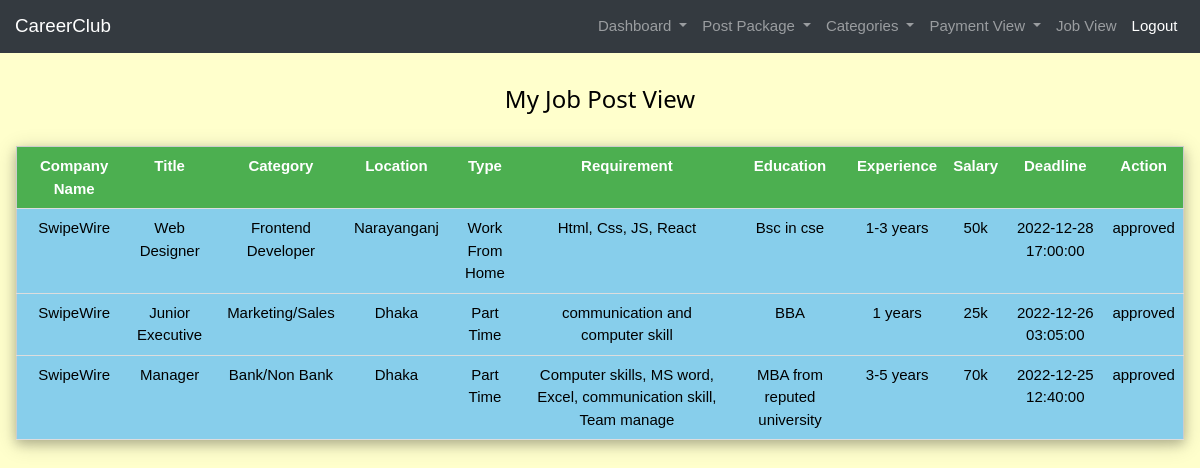
Screenshot of /admin/admin_jobview.php with the database file from the repository.
### tables this page shows
CREATE TABLE `jobpost` (
  `id` varchar(255) NOT NULL,
  `title` varchar(255) DEFAULT NULL,
  `companyname` varchar(255) DEFAULT NULL,
  `categoryid` int(11) DEFAULT NULL,
  `location` varchar(255) DEFAULT NULL,
  `type` varchar(255) DEFAULT NULL,
  `requirement` varchar(255) DEFAULT NULL,
  `experience` varchar(255) DEFAULT NULL,
  `salary` int(11) DEFAULT NULL,
  `employerid` varchar(255) DEFAULT NULL,
  `editlimit` int(11) DEFAULT NULL,
  `status` varchar(255) DEFAULT NULL,
  `education` varchar(255) DEFAULT NULL,
  `deadline` datetime DEFAULT NULL
);

CREATE TABLE `category` (
  `id` int(11) NOT NULL,
  `name` varchar(255) DEFAULT NULL,
  `adminid` varchar(255) DEFAULT NULL
);

### admin/admin_jobview.php (the view, shortened to what this page needs)
<?php
require '../database.php';
?>
<!DOCTYPE html>
<html lang="en">
<head>
   <link rel="stylesheet" href="../css/stylesheet.css">
   <link rel="stylesheet" href="../css/bootstrap.min.css">
    <link rel="stylesheet" href="../css/w3.css">
</head>
<body class="w3-pale-yellow">
<?php
    include 'admin_navbar.php';
    $sql= "SELECT jobpost.id,jobpost.companyname,jobpost.title,jobpost.deadline, jobpost.location,jobpost.education,
          jobpost.type,jobpost.requirement,jobpost.experience,jobpost.salary,jobpost.status ,category.name
          FROM jobpost INNER JOIN category ON jobpost.categoryid = category.id ";
    $result=mysqli_query($connection,$sql);
?>
<br>
<div class="w3-container">
    <h3 style="text-align: center">My Job Post View</h3>
    <br>
    <table class="w3-table-all w3-card-4 w3-centered">
      <tr class="w3-green">
        <th>Company Name</th>
        <th>Title</th>
        <th>Category</th>
        <th>Location</th>
        <th>Type</th>
        <th>Requirement</th>
        <th>Education</th>
        <th>Experience</th>
        <th>Salary</th>
        <th>Deadline</th>
        <th>Action</th>
      </tr>
      <?php while ($row = mysqli_fetch_assoc($result))
      {
      ?>
      <tr class=" w3-light-blue w3-hover-blue-gray">
      <td> <?php echo $row['companyname'] ?></td>
        <td> <?php echo $row['title'] ?></td>
        <td> <?php echo $row['name'] ?></td>
        <td> <?php echo $row['location'] ?></td>
        <td> <?php echo $row['type'] ?></td>
        <td> <?php echo $row['requirement'] ?></td>
        <td> <?php echo $row['education'] ?></td>
        <td> <?php echo $row['experience'] ?></td>
        <td> <?php echo $row['salary'] ?>k</td>
        <td> <?php echo $row['deadline'] ?></td>
        <?php
        if($row['status'] =='pending'){
        ?>
        <td>
          <a class="btn btn-info" href="admin_jobviewprocess.php?jobpostid=<?php echo $row['id']; ?>& approve=approved ">Approve</a>
          <a class="btn btn-danger" href="admin_jobviewprocess.php?jobpostid=<?php echo $row['id']; ?>& reject=rejected ">Reject</a>
        </td>
        <?php }else
        { ?>
        <td> <?php echo $row['status'] ?></td>
        <?php }
      }
      ?>
      </tr>
    </table>
  </div>
</body>
</html>

### admin/admin_navbar.php (shortened to what this page needs)
<nav class="navbar navbar-expand-lg navbar-dark bg-dark">
    <a class="navbar-brand" href="admin_home.php">CareerClub</a>
    <div class="collapse navbar-collapse" id="navbarSupportedContent">
        <ul class="navbar-nav ml-auto">
            <li class="nav-item active">
            <li class="nav-item dropdown">
                <a class="nav-link dropdown-toggle" href="#" id="navbarDropdown" role="button" data-toggle="dropdown" aria-haspopup="true" aria-expanded="false">
                    Dashboard
                </a>
                <div class="dropdown-menu" aria-labelledby="navbarDropdown">
            <li class="nav-item dropdown">
                <a class="nav-link dropdown-toggle" href="#" id="navbarDropdown" role="button" data-toggle="dropdown" aria-haspopup="true" aria-expanded="false">
                    Post Package
                </a>
                <div class="dropdown-menu" aria-labelledby="navbarDropdown">
            <li class="nav-item dropdown">
                <a class="nav-link dropdown-toggle" href="#" id="navbarDropdown" role="button" data-toggle="dropdown" aria-haspopup="true" aria-expanded="false">
                    Categories
                </a>
                <div class="dropdown-menu" aria-labelledby="navbarDropdown">
            <li class="nav-item dropdown">
                <a class="nav-link dropdown-toggle" href="#" id="navbarDropdown" role="button" data-toggle="dropdown" aria-haspopup="true" aria-expanded="false">
                    Payment View
                </a>
                <div class="dropdown-menu" aria-labelledby="navbarDropdown">
            <li class="nav-item">
                <a class="nav-link" href="admin_jobview.php">Job View</a>
            </li>
            <li class="nav-item active">
                <a class="nav-link" href="admin_logout.php">Logout</a>
            </li>
        </ul>
    </div>
</nav>

### css/stylesheet.css (style rules this page uses)
body, html { height: 100%; margin: 0; font-family: Arial, Helvetica, sans-serif; }
* { box-sizing: border-box; }

### css/w3.css (style rules this page uses)
html { box-sizing:border-box }
*,*:before,*:after { box-sizing:inherit }
html { -ms-text-size-adjust:100%;-webkit-text-size-adjust:100% }
body { margin:0 }
article,aside,details,figcaption,figure,footer,header,main,menu,nav,section { display:block }
a { background-color:transparent }
html,body { font-family:Verdana,sans-serif;font-size:15px;line-height:1.5 }
html { overflow-x:hidden }
h3 { font-size:24px }
h1,h2,h3,h4,h5,h6 { font-family:"Segoe UI",Arial,sans-serif;font-weight:400;margin:10px 0 }
a { color:inherit }
.w3-table,.w3-table-all { border-collapse:collapse;border-spacing:0;width:100%;display:table }
.w3-table-all { border:1px solid #ccc }
.w3-bordered tr,.w3-table-all tr { border-bottom:1px solid #ddd }
.w3-table-all tr:nth-child(odd) { background-color:#fff }
.w3-table-all tr:nth-child(even) { background-color:#f1f1f1 }
.w3-centered tr th,.w3-centered tr td { text-align:center }
.w3-table td,.w3-table th,.w3-table-all td,.w3-table-all th { padding:8px 8px;display:table-cell;text-align:left;vertical-align:top }
.w3-table th:first-child,.w3-table td:first-child,.w3-table-all th:first-child,.w3-table-all td:first-child { padding-left:16px }
.w3-container:after,.w3-container:before,.w3-panel:after,.w3-panel:before,.w3-row:after,.w3-row:before,.w3-row-padding:after,.w3-row-padding:before, .w3-cell-row:before,.w3-cell-row:after,.w3-clear:after,.w3-clear:before,.w3-bar:before,.w3-bar:after { content:"";display:table;clear:both }
.w3-container,.w3-panel { padding:0.01em 16px }
.w3-card-4,.w3-hover-shadow:hover { box-shadow:0 4px 10px 0 rgba(0,0,0,0.2),0 4px 20px 0 rgba(0,0,0,0.19) }
.w3-light-blue,.w3-hover-light-blue:hover { color:#000!important;background-color:#87CEEB!important }
.w3-green,.w3-hover-green:hover { color:#fff!important;background-color:#4CAF50!important }
.w3-pale-yellow,.w3-hover-pale-yellow:hover { color:#000!important;background-color:#ffffcc!important }

### rows the page displays
jobpost: companyname "SwipeWire", title "Web Designer", categoryid.name "Frontend Developer", location "Narayanganj", type "Work From Home", requirement "Html, Css, JS, React", education "Bsc in cse", experience "1-3 years", salary "50", deadline "2022-12-28 17:00:00", status "approved"
jobpost: companyname "SwipeWire", title "Junior Executive", categoryid.name "Marketing/Sales", location "Dhaka", type "Part Time", requirement "communication and computer skill", education "BBA", experience "1 years", salary "25", deadline "2022-12-26 03:05:00", status "approved"
jobpost: companyname "SwipeWire", title "Manager", categoryid.name "Bank/Non Bank", location "Dhaka", type "Part Time", requirement "Computer skills, MS word, Excel, communication skill, Team manage", education "MBA from reputed university", experience "3-5 years", salary "70", deadline "2022-12-25 12:40:00", status "approved"
